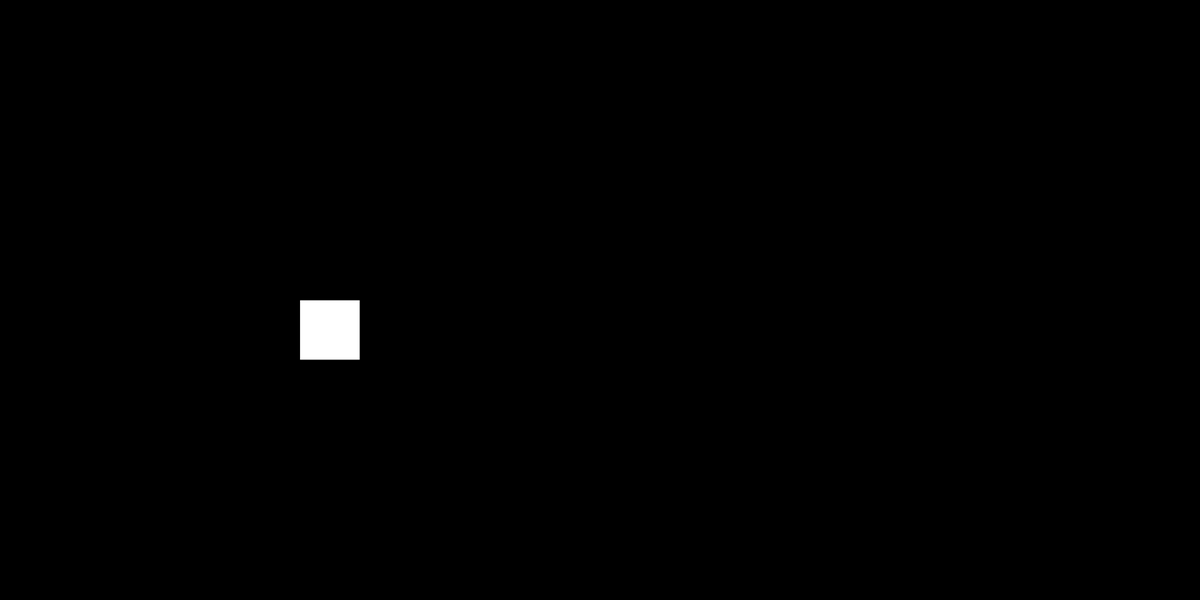
Frame 1 (no input)
Frame 60 (no input): identical to frame 1, image omitted
Frame 120 (the mouse pressed at the canvas centre since frame 60): identical to frame 1, image omitted

The p5.js sketch that drew this single still picture (run headless with seeded random() and noise() and a simulated clock; from frame 60 on, the mouse is pressed at the canvas centre):

// p5.js sketch
// ── sketch.js
var x= 500;
var y= 500;
function setup() {
createCanvas(2000,1000);
}


function draw(){
  background(0);
  fill(255);
  if(keyIsPressed){
    if(keyCode == LEFT_ARROW){
        x = x - 5;
    } else if(keyCode == RIGHT_ARROW){
      x = x + 5;
    } else if(keyCode == UP_ARROW){
       y = y - 5;
    } else if(keyCode == DOWN_ARROW){
      y = y + 5;
    } else if(key == 'd'){
      line(x+10,y,width,y);
      stroke(255,255,0);
    }
  }
  rect(x,y,100,100);
}
//js stands for java script , set ups draw once while draw puts up 60 frames per second
